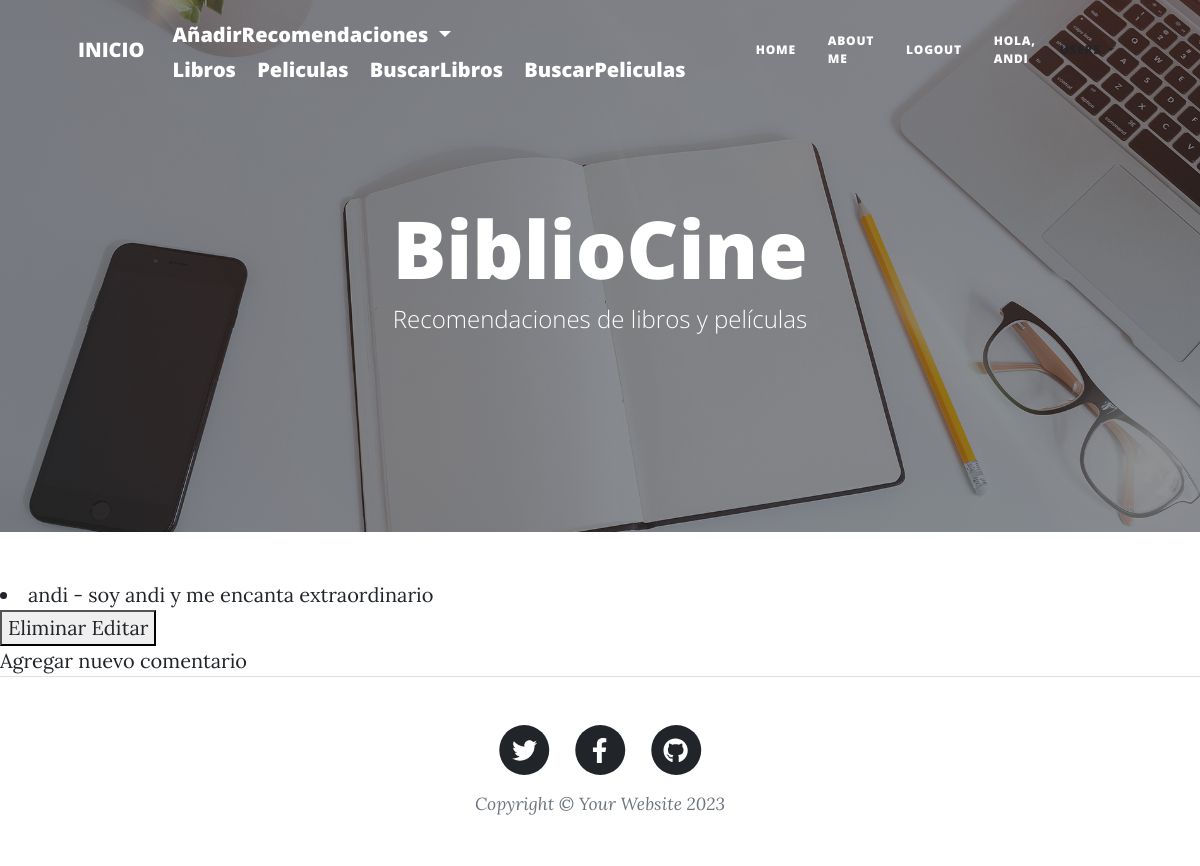
/AppBiblioCine/leerComentarioPeliculas/5 (signed in), run on the app's committed database.
### AppBiblioCine/models.py (models this page shows)
class ComentarioPelicula(models.Model):
    pelicula = models.ForeignKey(Pelicula, related_name='comentariosPeliculas', on_delete=models.CASCADE, null=True)
    nombre = models.ForeignKey(User,blank=False,null=True,on_delete=models.CASCADE, verbose_name="nombre")
    comentario = models.TextField(null=True, blank=True)
    fechaComentario = models.DateTimeField(auto_now_add=True)
    class Meta:
        ordering = ['-fechaComentario']
    def __str__(self):
        return '%s - %s' % (self.nombre, self.comentario)

### AppBiblioCine/views.py (the view)
# urls.py: path( 'leerComentarioPeliculas/<id>', views.leerComentarioPeliculas, name='LeerComentarioPeliculas'),
def leerComentarioPeliculas(request, id):
    pelicula = get_object_or_404(Pelicula, id = id)
    comentarios = ComentarioPelicula.objects.all()
    comentarios = ComentarioPelicula.objects.filter(pelicula__id = id)
    contexto = {"pelicula" : pelicula, "comentarios":comentarios}
    print(comentarios)
    return render(request, "AppBiblioCine/leerComentariosPeliculas.html", contexto)

### templates/AppBiblioCine/leerComentariosPeliculas.html (shortened to what this page needs)
{% extends 'AppAdministracion/padre.html' %}
{% load static %}
{% block CAMBIOS %}
    <!DOCTYPE html>
    <html lang="en">
    <head>
    </head>
    <body>
        {% for c in comentarios %}
            <li>{{c}}</li>
            {% if user.is_authenticated and user == c.nombre %}
            <button>
                <a href="{% url 'EliminarComentarioPeliculas' c.comentario %}">Eliminar</a>
                <a href="{% url 'EditarComentarioPeliculas' c.comentario %}">Editar</a>
            </button>
            {% endif %}
        {% endfor %}
        <br>
        <a href="{% url 'ComentarioPeliculas' pelicula.id %}">Agregar nuevo comentario</a>
    </body>
    </html>
{% endblock %}

### templates/AppAdministracion/padre.html (shortened to what this page needs)
<!DOCTYPE html>
<html lang="en">
    <head>
        {% load static %}
        <link href="{% static 'AppBiblioCine/css/styles.css' %}" rel="stylesheet" />
    </head>
    <body>
        <nav class="navbar navbar-expand-lg navbar-light" id="mainNav">
            <div class="container px-4 px-lg-5">
                <a class="navbar-brand" href="{% url 'Inicio' %}">INICIO</a>
                <div class="container">
                    {% if user.is_superuser %}
                        <li style="list-style: none; font-weight: bold;" class="navbar-brand dropdown">
                            <a class ="navbar-brand dropdown-toggle" href="#" role="button" data-bs-toggle="dropdown" aria-expanded="false">
                                AñadirRecomendaciones
                            </a>
                        </li>
                   {% endif %}
                    <a class="navbar-brand" href="{% url 'LeerLibros' %}">Libros</a>
                    <a class="navbar-brand" href="{% url 'LeerPeliculas' %}">Peliculas</a>
                    <a class="navbar-brand" href="{% url 'BusquedaLibro' %}">BuscarLibros</a>
                    <a class="navbar-brand" href="{% url 'BusquedaPelicula' %}">BuscarPeliculas</a>
                </div>
                <div class="collapse navbar-collapse" id="navbarResponsive">
                    <ul class="navbar-nav ms-auto py-4 py-lg-0 align-items-center">
                        <li class="nav-item"><a class="nav-link px-lg-3 py-3 py-lg-4 mb-0" href="{% url 'Inicio' %}">Home</a></li>
                        <li class="nav-item"><a class="nav-link px-lg-3 py-3 py-lg-4 mb-0" href="{% url 'AboutMe' %}">About Me</a></li>
                        <li class="nav-item"><a class="nav-link px-lg-3 py-3 py-lg-4 mb-0" href="{% url 'Logout' %}">Logout</a></li>
                        {% if request.user.is_authenticated %}
                            <li class="nav-item"><a class="nav-link px-lg-3 py-3 py-lg-4 mb-0" href="#">Hola, {{user.username}}</a></li>
                            <li style="list-style: none; font-weight: bold;" class="nav-item dropdown">
                                <a class="nav-link dropdown-toggle text-dark" href="#" role="button" data-bs-toggle="dropdown" aria-expanded="false">
                                    Users
                                </a>
                            </li>
                        {% endif %}
                    </ul>
                </div>
            </div>
        </nav>
        <header class="masthead" style="background-image: url('assets/img/home-bg.jpg')">
            <div class="container position-relative px-4 px-lg-5">
                <div class="row gx-4 gx-lg-5 justify-content-center">
                    <div class="col-md-10 col-lg-8 col-xl-7">
                        <div class="site-heading">
                            <h1>BiblioCine</h1>
                            <span class="subheading">Recomendaciones de libros y películas</span>
                        </div>
                    </div>
                </div>
            </div>
        </header>
        {% block CAMBIOS %}
        {% endblock %}
        <footer class="border-top">
            <div class="container px-4 px-lg-5">
                <div class="row gx-4 gx-lg-5 justify-content-center">
                    <div class="col-md-10 col-lg-8 col-xl-7">
                        <ul class="list-inline text-center">
                            <li class="list-inline-item">
                                <a href="#!">
                                    <span class="fa-stack fa-lg">
                                        <i class="fas fa-circle fa-stack-2x"></i>
                                        <i class="fab fa-twitter fa-stack-1x fa-inverse"></i>
                                    </span>
                                </a>
                            </li>
                            <li class="list-inline-item">
                                <a href="#!">
                                    <span class="fa-stack fa-lg">
                                        <i class="fas fa-circle fa-stack-2x"></i>
                                        <i class="fab fa-facebook-f fa-stack-1x fa-inverse"></i>
                                    </span>
                                </a>
                            </li>
                            <li class="list-inline-item">
                                <a href="#!">
                                    <span class="fa-stack fa-lg">
                                        <i class="fas fa-circle fa-stack-2x"></i>
                                        <i class="fab fa-github fa-stack-1x fa-inverse"></i>
                                    </span>
                                </a>
                            </li>
                        </ul>
                        <div class="small text-center text-muted fst-italic">Copyright &copy; Your Website 2023</div>
                    </div>
                </div>
            </div>
        </footer>
    </body>
</html>

### data on the page
ComentarioPelicula: nombre+comentario "andi - soy andi y me encanta extraordinario", shows "Eliminar"

### other printed values
{{ user.username }} "ANDI"
